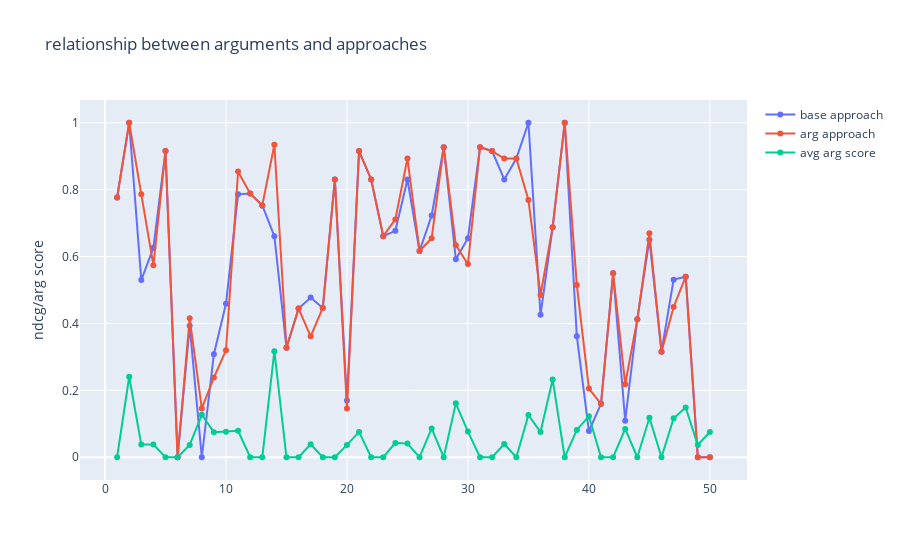

The notebook cell this image was saved under:
### Markdown cell above
# other score 0.55

### Code cell
all_argscores=get_results(targer_model, 0.55)
i=1
arg_avgs_each_query={}
for e in all_argscores:
    if e ==dict():
        arg_avgs_each_query[i]=0.0
        i=i+1
    else:
        arg_avgs_each_query[i]=mean(list(e.values()))
        i=i+1
print(arg_avgs_each_query)
plot_comparing()

### Figure 1 — Plotly figure (JSON) as saved in the notebook; plotly's stock layout.template omitted (floating-point values rounded to 4 significant figures)
{"data": [{"mode": "lines+markers", "name": "base approach", "type": "scatter", "x": ["1", "2", "3", "4", "5", "6", "7", "8", "9", "10", "11", "12", "13", "14", "15", "16", "17", "18", "19", "20", "21", "22", "23", "24", "25", "26", "27", "28", "29", "30", "31", "32", "33", "34", "35", "36", "37", "38", "39", "40", "41", "42", "43", "44", "45", "46", "47", "48", "49", "50"], "y": [0.7766, 1, 0.5296, 0.6262, 0.9152, 0, 0.393, 0, 0.3082, 0.4586, 0.786, 0.7883, 0.7529, 0.6608, 0.3276, 0.4444, 0.4775, 0.4462, 0.8304, 0.1696, 0.9152, 0.8304, 0.6608, 0.677, 0.8304, 0.6164, 0.7227, 0.927, 0.592, 0.6548, 0.927, 0.9152, 0.8304, 0.893, 1, 0.4257, 0.6875, 1, 0.3621, 0.07816, 0.1598, 0.5498, 0.1092, 0.4122, 0.6504, 0.3156, 0.5309, 0.5397, 0, 0]}, {"mode": "lines+markers", "name": "arg approach", "type": "scatter", "x": ["1", "2", "3", "4", "5", "6", "7", "8", "9", "10", "11", "12", "13", "14", "15", "16", "17", "18", "19", "20", "21", "22", "23", "24", "25", "26", "27", "28", "29", "30", "31", "32", "33", "34", "35", "36", "37", "38", "39", "40", "41", "42", "43", "44", "45", "46", "47", "48", "49", "50"], "y": [0.7766, 1, 0.786, 0.5743, 0.9152, 0, 0.4152, 0.1461, 0.2382, 0.32, 0.8539, 0.7883, 0.7529, 0.9344, 0.3276, 0.4444, 0.3616, 0.4462, 0.8304, 0.1461, 0.9152, 0.8304, 0.6608, 0.711, 0.893, 0.6164, 0.6548, 0.927, 0.6338, 0.5774, 0.927, 0.9152, 0.893, 0.893, 0.7691, 0.4852, 0.6875, 1, 0.5148, 0.2052, 0.1598, 0.5498, 0.2184, 0.4122, 0.6696, 0.3156, 0.4492, 0.5397, 0, 0]}, {"mode": "lines+markers", "name": "avg arg score", "type": "scatter", "x": [1, 2, 3, 4, 5, 6, 7, 8, 9, 10, 11, 12, 13, 14, 15, 16, 17, 18, 19, 20, 21, 22, 23, 24, 25, 26, 27, 28, 29, 30, 31, 32, 33, 34, 35, 36, 37, 38, 39, 40, 41, 42, 43, 44, 45, 46, 47, 48, 49, 50], "y": [0, 0.2407, 0.03777, 0.03832, 0, 0, 0.03679, 0.1269, 0.07501, 0.07646, 0.07908, 0, 0, 0.3171, 0, 0, 0.03875, 0, 0, 0.03688, 0.07572, 0, 0, 0.04292, 0.04075, 0, 0.08601, 0, 0.1611, 0.07662, 0, 0, 0.0394, 0, 0.1264, 0.07534, 0.2327, 0, 0.08159, 0.1228, 0, 0, 0.08475, 0, 0.118, 0, 0.1163, 0.1488, 0.0367, 0.07536]}], "layout": {"title": {"text": "relationship between arguments and approaches"}, "yaxis": {"title": {"text": "ndcg/arg score"}}}}
